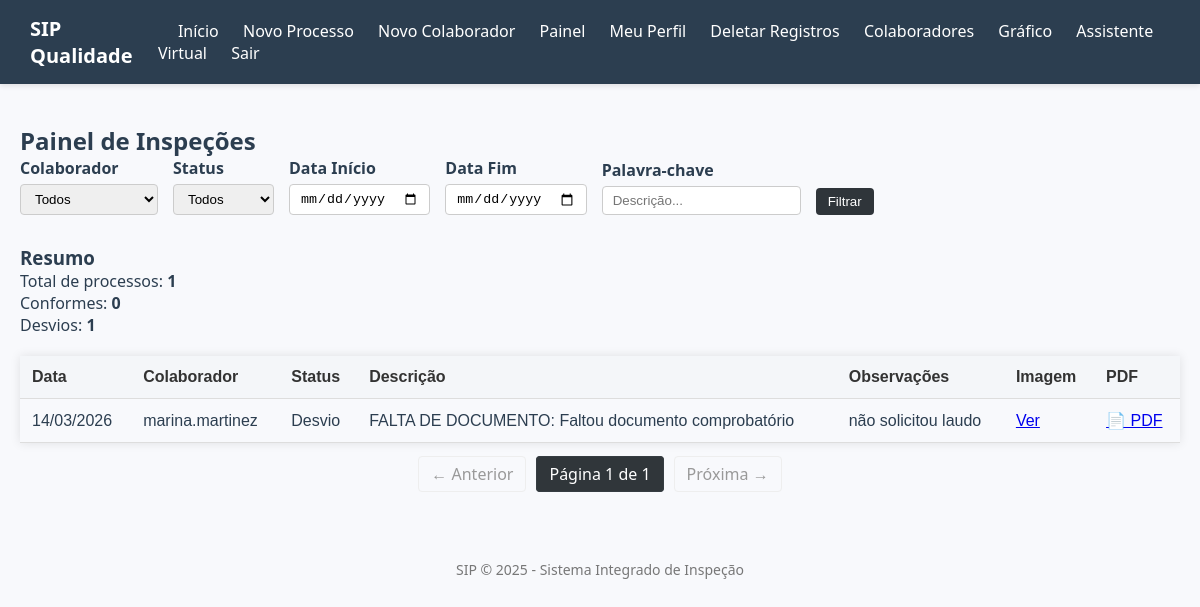
Page /painel (signed in) on the committed database.
### app/models.py (models this page shows)
class Processo(db.Model):
    id = db.Column(db.Integer, primary_key=True)
    colaborador_id = db.Column(db.Integer, db.ForeignKey('colaborador.id'), nullable=False)
    data_analise = db.Column(db.DateTime, nullable=False)
    descricao = db.Column(db.Text, nullable=False)
    status = db.Column(db.String(20), nullable=False)
    observacoes = db.Column(db.Text)
    imagem = db.Column(db.String(200))
    detalhes = db.relationship('DetalhesProcesso', backref='processo', uselist=False)
    imagens = db.relationship(
    'ImagemProcesso',
    backref='processo',
    lazy=True,
    cascade="all, delete-orphan"
)

class Colaborador(db.Model):
    id = db.Column(db.Integer, primary_key=True)
    nome = db.Column(db.String(100), nullable=False)
    email = db.Column(db.String(120), nullable=False, unique=True)
    processos = db.relationship('Processo', backref='colaborador', lazy=True)

### app/routes.py (the view)
@app.route('/painel', methods=['GET'])
def painel():
    colaboradores = Colaborador.query.all()
    colaborador_id = request.args.get('colaborador', type=int)
    data_inicio = request.args.get('data_inicio')
    data_fim = request.args.get('data_fim')
    status = request.args.get('status')
    palavra = request.args.get('palavra')
    page = request.args.get('page', 1, type=int)
    query = Processo.query
    if colaborador_id:
        query = query.filter_by(colaborador_id=colaborador_id)
    if status:
        query = query.filter_by(status=status)
    if palavra:
        query = query.filter(Processo.descricao.ilike(f"%{palavra}%"))
    if data_inicio:
        query = query.filter(Processo.data_analise >= data_inicio)
    if data_fim:
        query = query.filter(Processo.data_analise <= data_fim)
    total = query.count()
    conformes = query.filter_by(status='Conforme').count()
    desvios = query.filter_by(status='Desvio').count()
    processos = query.order_by(Processo.data_analise.desc()).paginate(page=page, per_page=10)
    return render_template('painel.html',
                           colaboradores=colaboradores,
                           colaborador_id=colaborador_id,
                           total=total,
                           conformes=conformes,
                           desvios=desvios,
                           processos=processos)

### app/templates/painel.html (shortened to what this page needs)
{% extends 'base.html' %}
{% block content %}
<link rel="stylesheet" href="{{ url_for('static', filename='css/painel_estilo.css') }}">
<h2>Painel de Inspeções</h2>
<form method="get" class="filtros">
    <div>
        <label for="colaborador">Colaborador</label>
        <select name="colaborador">
            <option value="">Todos</option>
        </select>
    </div>
    <div>
        <label for="status">Status</label>
        <select name="status">
            <option value="">Todos</option>
        </select>
    </div>
    <div>
        <label for="data_inicio">Data Início</label>
        <input type="date" name="data_inicio" value="{{ request.args.get('data_inicio', '') }}">
    </div>
    <div>
        <label for="data_fim">Data Fim</label>
        <input type="date" name="data_fim" value="{{ request.args.get('data_fim', '') }}">
    </div>
    <div>
        <label for="palavra">Palavra-chave</label>
        <input type="text" name="palavra" placeholder="Descrição..." value="{{ request.args.get('palavra', '') }}">
    </div>
    <div>
        <button type="submit">Filtrar</button>
    </div>
</form>
<h3>Resumo</h3>
<p>Total de processos: <strong>{{ total }}</strong></p>
<p>Conformes:  <strong>{{ conformes }}</strong></p>
<p>Desvios: <strong>{{ desvios }}</strong></p>
<table>
    <thead>
        <tr>
            <th>Data</th>
            <th>Colaborador</th>
            <th>Status</th>
            <th>Descrição</th>
            <th>Observações</th>
            <th>Imagem</th>
            <th>PDF</th>
        </tr>
    </thead>
    <tbody>
        {% for processo in processos %}
        <tr>
            <td>{{ processo.data_analise.strftime('%d/%m/%Y') }}</td>
            <td>{{ processo.colaborador.nome }}</td>
            <td>{{ processo.status }}</td>
            <td>{{ processo.descricao }}</td>
            <td>{{ processo.observacoes or '---' }}</td>
            <td>
                {% if processo.imagem %}
                    <a href="{{ url_for('static', filename='uploads/' ~ processo.imagem) }}" target="_blank">Ver</a>
                {% else %}
                    ---
                {% endif %}
            </td>
            <td>
                <a href="{{ url_for('gerar_pdf', id=processo.id) }}" target="_blank">📄 PDF</a>
            </td>
        </tr>
        {% endfor %}
    </tbody>
</table>
{% set query_params = request.args.to_dict() %}
<nav aria-label="Paginação">
  <ul class="pagination">
    {% if processos.has_prev %}
      {% set prev_args = query_params.copy() %}
      {% set _ = prev_args.update({'page': processos.prev_num}) %}
      <li><a href="{{ url_for('painel', **prev_args) }}">← Anterior</a></li>
    {% else %}
      <li class="disabled"><span>← Anterior</span></li>
    {% endif %}
    <li class="active">
      <span>Página {{ processos.page }} de {{ processos.pages }}</span>
    </li>
    {% if processos.has_next %}
      {% set next_args = query_params.copy() %}
      {% set _ = next_args.update({'page': processos.next_num}) %}
      <li><a href="{{ url_for('painel', **next_args) }}">Próxima →</a></li>
    {% else %}
      <li class="disabled"><span>Próxima →</span></li>
    {% endif %}
  </ul>
</nav>
{% endblock %}

### app/static/css/base_estilo.css (style rules this page uses)
* { margin: 0; padding: 0; box-sizing: border-box; }
body { font-family: 'Segoe UI', Tahoma, Geneva, Verdana, sans-serif; background-color: #f8f9fc; color: #2c3e50; }

### app/static/css/painel_estilo.css (style rules this page uses)
form.filtros { margin-bottom: 30px; display: flex; flex-wrap: wrap; gap: 15px; align-items: flex-end; }
form.filtros label { display: block; font-weight: bold; margin-bottom: 5px; }
form.filtros input, form.filtros select { padding: 6px 10px; border-radius: 4px; border: 1px solid #ccc; }
button { padding: 6px 12px; background-color: #2f353a; border: none; color: white; border-radius: 4px; cursor: pointer; }
h2 { color: #2c3e50; margin-top: 20px; }
table { width: 100%; border-collapse: collapse; font-family: sans-serif; box-shadow: 0 0 10px rgba(0, 0, 0, 0.1); margin-top: 20px; }
th, td { padding: 12px; border-bottom: 1px solid #ddd; text-align: left; }
th { background-color: #f4f6f9; color: #333; }
.pagination { display: flex; justify-content: center; list-style: none; padding: 20px 0; }
.pagination li { margin: 0 5px; }
.pagination a, .pagination span { padding: 6px 12px; border: 1px solid #ccc; border-radius: 4px; text-decoration: none; color: #3498db; }
.pagination .disabled span { color: #999; border-color: #eee; }
.pagination .active span { background-color: #30363a; color: white; border-color: #363d42; }

### rows in the picture
Processo: data_analise "14/03/2026", colaborador.nome "marina.martinez", status "Desvio", descricao "FALTA DE DOCUMENTO: Faltou documento comprobatório", observacoes "não solicitou laudo"

### other values in the picture
{{ total }} "1"
{{ conformes }} "0"
{{ desvios }} "1"
{{ processos.page }} "1"
{{ processos.pages }} "1"
{{ current_year or '2025' }} "2025"
